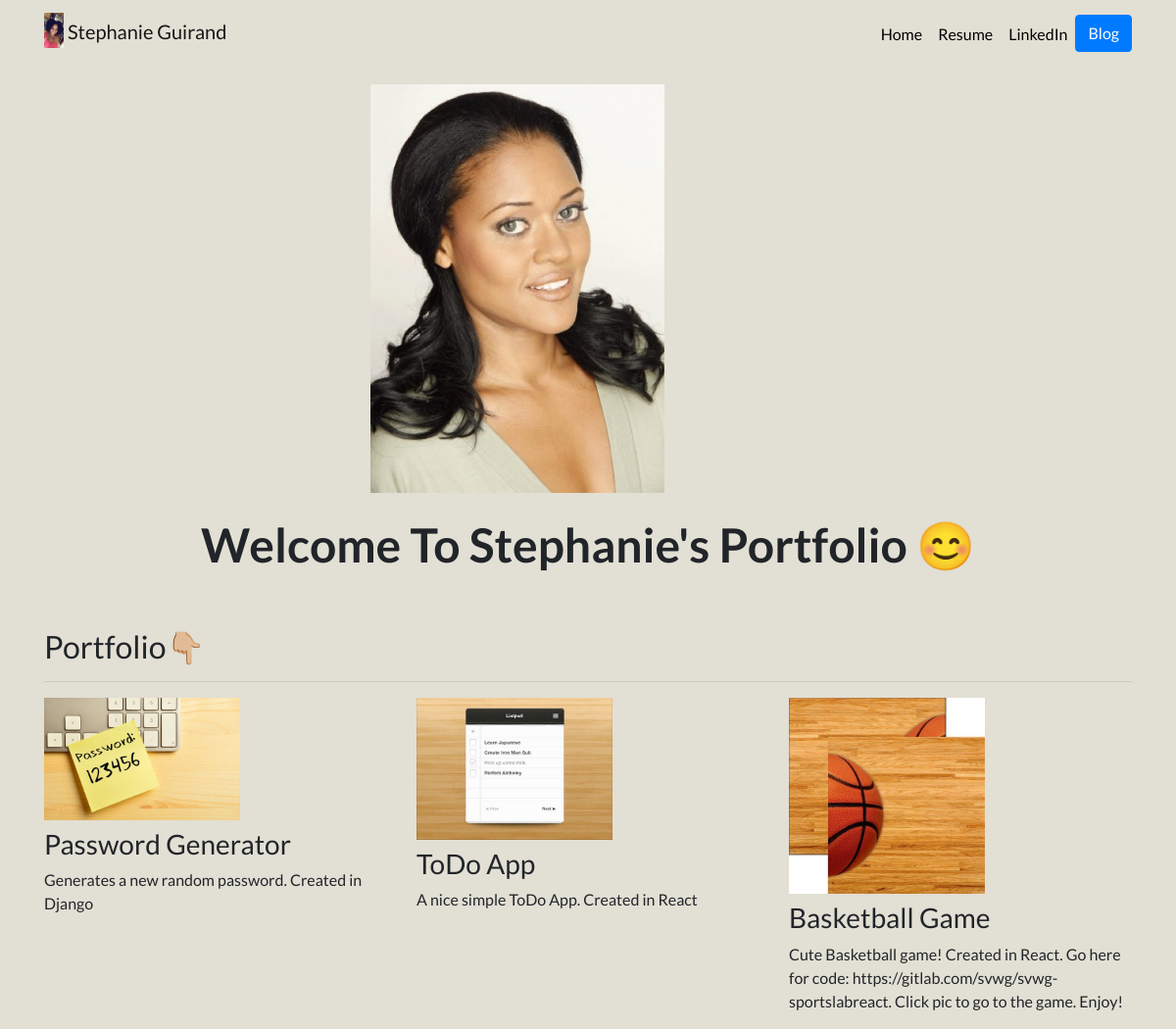
/, run on an earlier commit of the app's database.
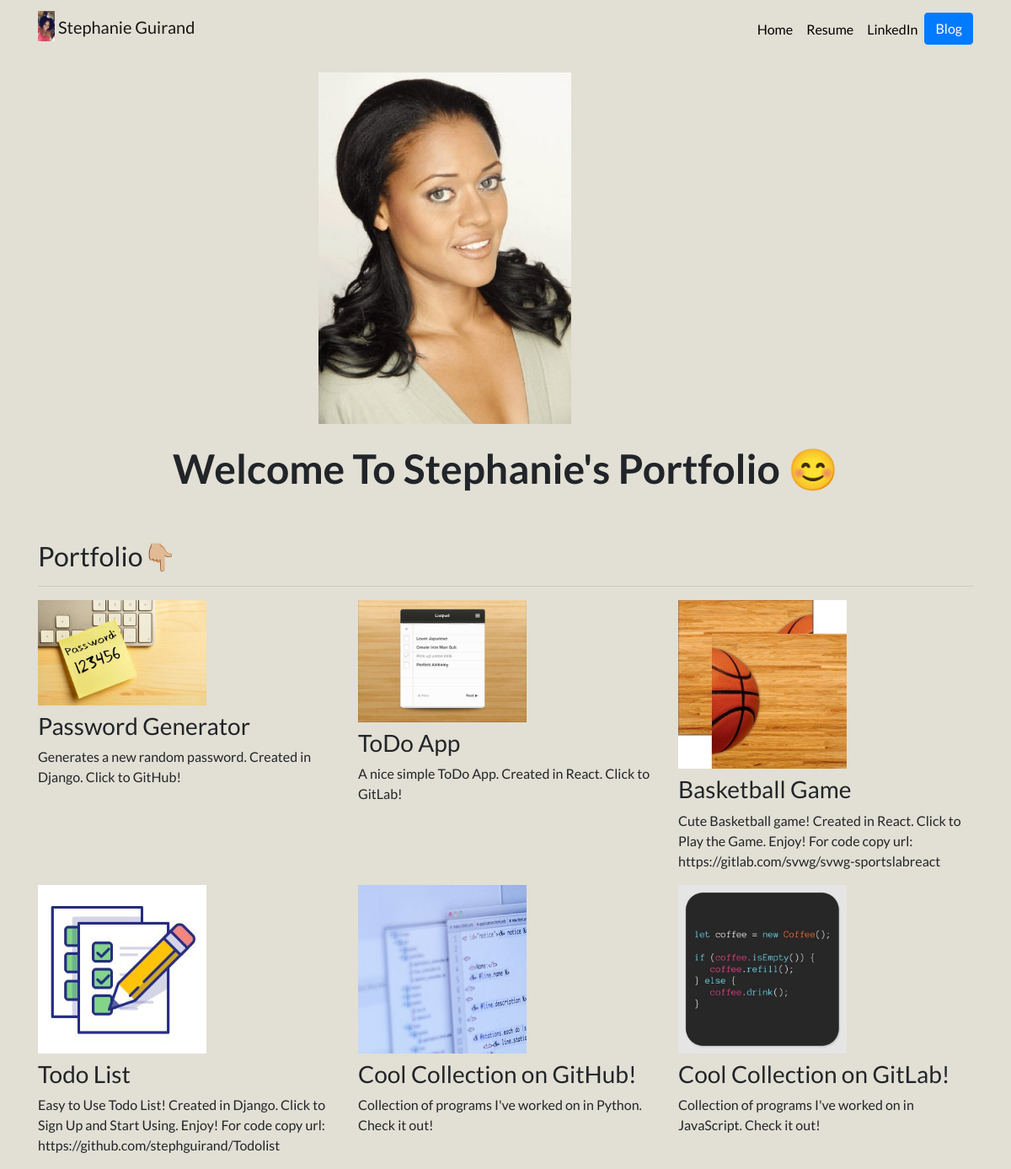
And on a later commit of the database.
### portfolio/models.py (models this page shows, shortened)
class Project(models.Model):
    title = models.CharField(max_length=100)
    description = models.CharField(max_length=250)
    image = models.ImageField(upload_to='portfolio/images/')
    url = models.URLField(blank=True)

### portfolio/views.py (the view)
# urls.py: 2. Add a URL to urlpatterns:  path('', views.home, name='home')
def home(request):
    projects = Project.objects.all()
    return render(request, 'portfolio/home.html', {'projects': projects})

### portfolio/templates/portfolio/home.html
{% extends 'portfolio/base.html' %} {% load static %} {% block content %}
<div class="row justify-content-center my-3">
  <div class="col-5">
    <img src="{% static 'portfolio/Headshot.jpg' %}" class="img-fluid mb-2" height="300" width="300" />
  </div>
</div>
<div class="row justify-content-center mb-3">
  <div class="col-md-9 text-center">
    <h1 id="hometext" class="font-weight-bold">Welcome To Stephanie's Portfolio 😊</h1>
  </div>
</div>
<h2 class="mt-5">Portfolio👇🏼 </h2>
<hr />
<div class="row">
  {% for project in projects %}
  <div class="col-lg-4 col-md-6">
    {% if project.url %}
    <a href="{{ project.url }}" target="_blank">
      <img src="{{ project.image.url }}" class="img-fluid mb-2" height="200" width="200" />
    </a>
    {% else %}
      <img src="{{ project.image.url }}" class="img-fluid mb-2" height="200" width="200" />
    </a>
    {% endif %}
    <h3>{{ project.title }}</h3>
    <p>{{ project.description }}</p>
  </div>
  {% endfor %}
</div>
{% endblock %}

### portfolio/templates/portfolio/base.html (shortened to what this page needs)
{% load static %}
<!DOCTYPE html>
<html lang="en">
  <head>
    <link
      rel="stylesheet"
      href="https://cdn.jsdelivr.net/npm/bootstrap@4.5.3/dist/css/bootstrap.min.css"
    />
    <link rel="stylesheet" href="{% static 'portfolio/custom.css' %}" />
  </head>
  <body>
    <nav id="topNav" class="navbar navbar-expand-md navbar-light">
      <div class="container">
        <a class="navbar-brand" href="{% url 'home' %}">
          <img
            src="{% static 'portfolio/Image-1.jpg' %}"
            class="img-fluid mb-2"
            width="20"
            height="15"
            class="d-inline-block align-top"
            alt="Stephanie's
      Logo"
          />
          <span>Stephanie Guirand</span>
        </a>
        <div class="collapse navbar-collapse text-center" id="navbarNav">
          <ul class="navbar-nav ml-auto">
            <li class="nav-item">
              <a class="nav-link" href="{% url 'home' %}">Home</a>
            </li>
            <li class="nav-item">
              <a class="nav-link" href="{% static 'portfolio/StephanieGuirandR.pdf' %}" target="_blank">Resume</a>
            </li>
            <li class="nav-item">
              <a class="nav-link" href="https://www.linkedin.com/in/StephanieGuirand" target="_blank">LinkedIn</a>
            </li>
            <li class="nav-item">
              <a role="button" href="{% url 'blog:all_blogs' %}" class="btn btn-primary">Blog</a>
            </li>
          </ul>
        </div>
      </div>
    </nav>
    <div class="container">{% block content %}{% endblock %}</div>
  </body>
</html>

### portfolio/static/portfolio/custom.css (style rules this page uses)
.navbar-nav .nav-link { color: rgba(0, 0, 0, 1) !important; }
body { font-family: "Lato", sans-serif; }
@media (min-width: 992px) { #hometext { font-size: 3rem; } }
body { background-color: rgba(218, 215, 200, 0.78); }

What changed in the data, as far as the page shows it:
changed Project "Password Generator": description "Generates a new random password. Created in Django" → "Generates a new random password. Created in Django. Click to GitHub!"
changed Project "ToDo App": description "A nice simple ToDo App. Created in React" → "A nice simple ToDo App. Created in React. Click to GitLab!"
changed Project "Basketball Game": description "Cute Basketball game! Created in React. Go here for code: https://gitlab.com/svwg/svwg-sportslabreact. Click pic to go to the game. Enjoy!" → "Cute Basketball game! Created in React. Click to Play the Game. Enjoy! For code copy url: https://gitlab.com/svwg/svwg-sportslabreact"
added Project: image (picture), title "Todo List", description "Easy to Use Todo List! Created in Django. Click to Sign Up and Start Using. Enjoy! For code copy url: https://github.com/stephguirand/Todolist"
added Project: image (picture), title "Cool Collection on GitHub!", description "Collection of programs I've worked on in Python. Check it out!"
added Project: image (picture), title "Cool Collection on GitLab!", description "Collection of programs I've worked on in JavaScript. Check it out!"
